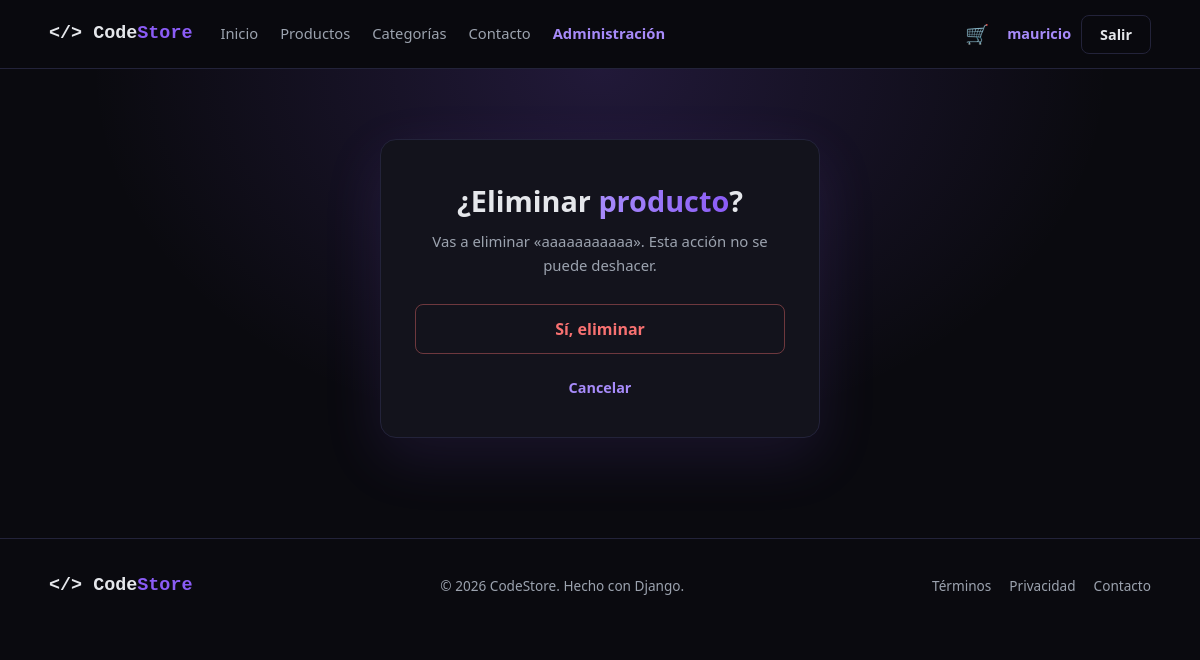
Before: /panel/1/eliminar/ (signed in) with the older database file.
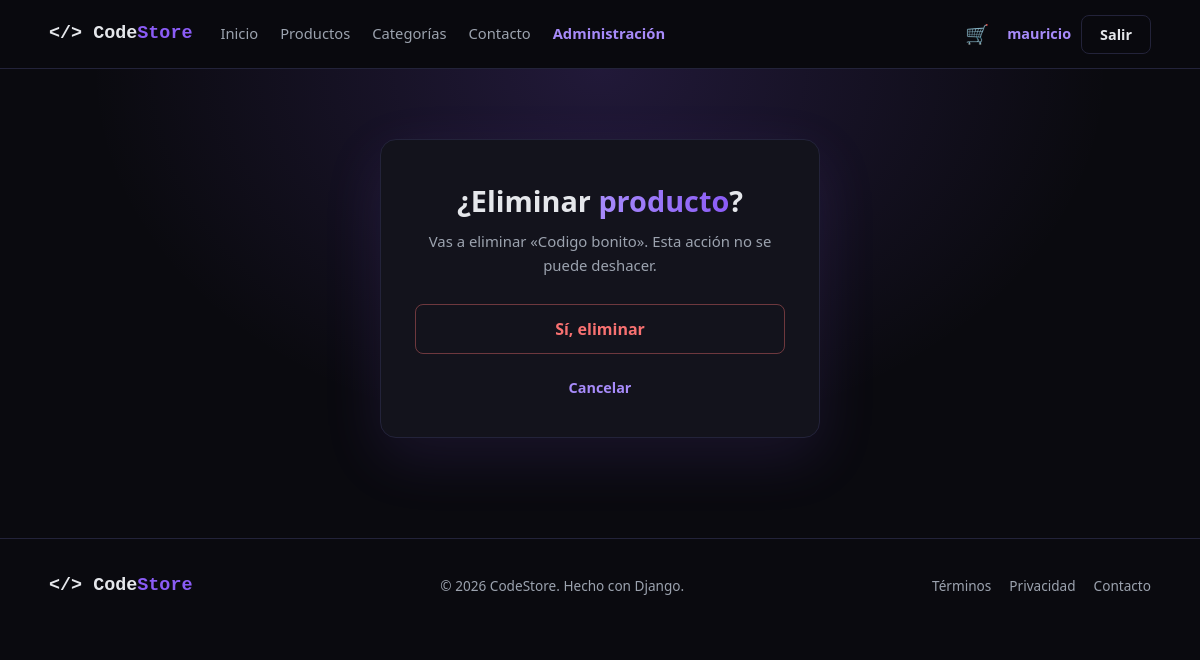
After: the same page with the newer database file.
### productos/models.py (models this page shows, shortened)
class Producto(models.Model):
    CATEGORIAS = [
        ('python', 'Python'),
        ('web', 'Web'),
        ('bots', 'Bots'),
        ('ui', 'Plantillas UI'),
        ('otros', 'Otros'),
    ]
    nombre = models.CharField('Nombre', max_length=120)
    descripcion = models.TextField('Descripción')
    precio = models.PositiveIntegerField('Precio', validators=[MinValueValidator(1)])
    categoria = models.CharField('Categoría', max_length=20, choices=CATEGORIAS, default='otros')
    activo = models.BooleanField(
        'Publicado',
        default=True,
        help_text='Si lo desmarcas, no se mostrará en la tienda.',
    )
    creado = models.DateTimeField(auto_now_add=True)
    precio_oferta = models.PositiveIntegerField(
        'Precio de oferta',
        null=True,
        blank=True,
        help_text='Déjalo vacío si no está en oferta.',
    )
    ICONOS = {'python': '🐍', 'web': '🌐', 'bots': '🤖', 'ui': '🎨'}
    stock = models.PositiveIntegerField(
        'Stock',
        default=10,
        help_text='Unidades disponibles. Si queda en 0 se muestra como «Stock agotado».',
    )
    class Meta:
        ordering = ['-creado']
    @property
    def agotado(self):
        return self.stock == 0

### productos/views.py (the view, shortened to what this page needs)
# urls.py: path('<int:pk>/eliminar/', views.ProductoEliminar.as_view(), name='producto_eliminar'),
class ProductoEliminar(AdminRequeridoMixin, DeleteView):
    model = Producto
    template_name = 'productos/confirmar_eliminar.html'
    success_url = reverse_lazy('panel_productos')

### carrito/context_processors.py (called while the page is built)
def contador_carrito(request):
    datos = request.session.get('carrito', {})
    cantidad = len(datos) if isinstance(datos, list) else sum(datos.values())
    return {'carrito_cantidad': cantidad}

### usuarios/mixins.py (called while the page is built)
    def test_func(self):
        return self.request.user.is_staff

### productos/templates/productos/confirmar_eliminar.html (shortened to what this page needs)
{% extends 'base.html' %}
{% block content %}
<section class="auth">
    <div class="auth-card center">
        <h1>¿Eliminar <span class="gradient">producto</span>?</h1>
        <p class="auth-sub">Vas a eliminar «{{ object.nombre }}». Esta acción no se puede deshacer.</p>
        <form method="post">
            <button type="submit" class="btn btn-danger btn-lg btn-block">Sí, eliminar</button>
        </form>
        <p class="auth-alt"><a href="{% url 'panel_productos' %}">Cancelar</a></p>
    </div>
</section>
{% endblock %}

Changed rows visible on the page:
changed Producto: nombre "aaaaaaaaaaa" → "Codigo bonito"
